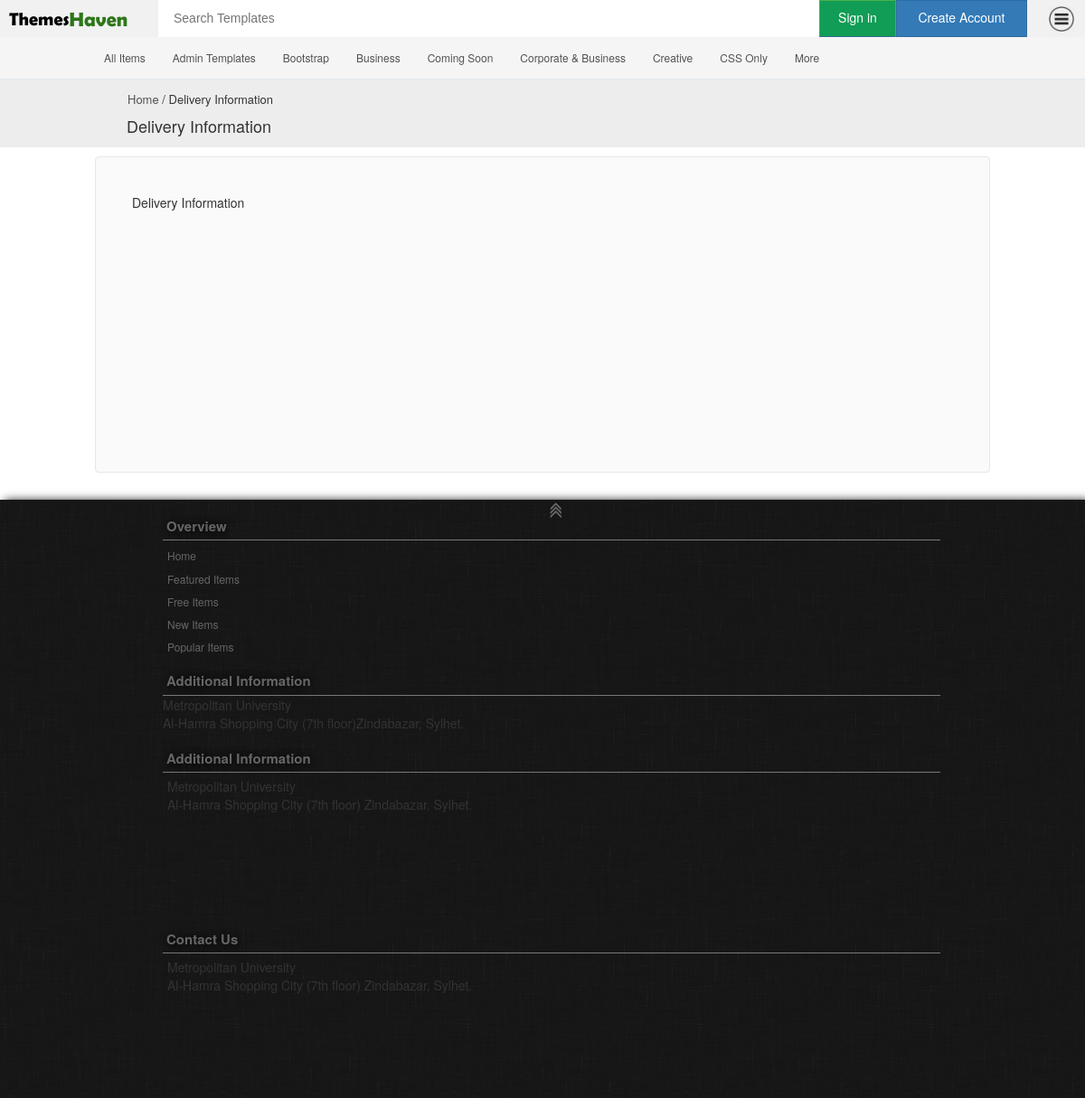
Page /index.php/information/deliveryInformation on the committed database.
### tables this page shows
CREATE TABLE IF NOT EXISTS `information` (
  `id` int(20) NOT NULL AUTO_INCREMENT,
  `title` varchar(30) NOT NULL,
  `description` text NOT NULL,
  PRIMARY KEY (`id`)
);

CREATE TABLE IF NOT EXISTS `category` (
  `id` int(20) NOT NULL AUTO_INCREMENT,
  `name` varchar(30) NOT NULL,
  `status` varchar(20) NOT NULL,
  `date_added` datetime NOT NULL,
  `date_modified` datetime NOT NULL,
  `description` varchar(250) NOT NULL,
  PRIMARY KEY (`id`)
);

### application/controllers/information.php (called while the page is built, shortened)
<?php
class Information extends CI_Controller {
	public function deliveryInformation(){
		$data['title']="Delivery Information | ThemesHaven";
            $c_query=$this->db->limit(25)->order_by('name')->get('category');
            $data['categories']=$c_query->result_array();
            $tag_query=$this->db->limit(10)->get('tag');
            $data['tags']=$tag_query->result_array();
		$query=$this->db->where('id','2')->from('information')->get();
		$data['result']=$query->result_array();
		$this->load->view('information_view',$data);
	}
}

### index.php (called while the page is built, shortened)
<?php
require_once BASEPATH.'core/CodeIgniter.php';

### application/views/information_view.php (the view, shortened to what this page needs)
<!DOCTYPE html>
<html lang="en-US">
<head>
	<link rel="stylesheet" type="text/css" href="<?php echo site_url(); ?>site_elements/dashboard_style.css"/>
	<link rel="stylesheet" type="text/css" href="<?php echo site_url(); ?>site_elements/information_style.css"/>
	<link rel="stylesheet" href="<?php echo site_url(); ?>site_elements/css/bootstrap.min.css"/>
</head>
<body>
	<div id="d_main">
		<header id="anchor">
			<div  id="header">
				<div class="col-md-2" id="logo"><a href="../home"> <p><h3>Themes</h3><h4>Haven</h4></p></a></div>
				<div class="col-md-6" id="s_bar">
				  <form method="" action="">
				  	<input type="text" name="key" autocomplete="off" placeholder="Search Templates"/>
				  </form>
				</div>
				<div id="h_links">
					<?php if($this->session->userid){ ?>
					<div id="logeduser"><span id="logeduser_c"><img   src="<?php echo site_url(); ?>site_elements/avater/<?php if(isset($avatar)){if($avatar != ""){echo $avatar;}else{ echo 'uicon.png'; } } ?>" /> <span><?php echo $this->session->user;  ?></span> <span class="glyphicon glyphicon-chevron-down"> </span> </span></div>
					<?php }
					else
					{ ?>
						<span class="btn_t">
							<a href="<?php echo site_url('signin'); ?>" id="btn_login" class="btn btn-success loginbtn">Sign in</a>
						</span>
						<a  href="<?php echo site_url('signup'); ?>" class="btn btn-primary btn_create">Create Account</a>
					<?php } ?>
					<div id="btn_trigger" ><img  src="<?php echo site_url(); ?>site_elements/navicon.png" /></div>
				</div>
			</div>
		</header>
		<div id="top_menu">
		</div>
		<div id="item_label"><?php foreach ($result as $key) { ?>
			<div id="item_label_content">
				<h4 class="wiz"> <a href="<?php echo site_url('home'); ?>">Home </a>/ <?php echo $key['title']; ?></h4>
				<span id="info_title">
					<p><?php echo $key['title']; ?>
				</span></p>
			</div>
		</div>
		<div id="canvas">
			<span class="info_des">
				<p><?php echo $key['description']; ?></p>
			</span>
		<?php } ?>
		</div>
		<div class=" " id="footer">
    		<div id="anchor_"> <a  href="#anchor"><img class="imganc" src="<?php echo site_url(); ?>site_elements/an.png"> </img> </a></div>
    		<div id="footer_c">
    			<div id="overview">
		    		<div id="overview_h">Overview</div>
		    		<div id="overview_c">
			    		<ul>
			    			<li> <a class="f_a" href="#">Home</a> </li>
			    			<li> <a href="#">Featured Items</a> </li>
			    			<li> <a href="#">Free Items</a> </li>
			    			<li> <a href="#">New Items</a> </li>
			    			<li> <a href="#">Popular Items</a> </li>
			    		</ul>
		    		</div>
	    		</div>
	    		<div id="contactinfo">
		    		<div id="contactinfo_h">Additional Information</div>
		    		<div>
			    		Metropolitan University</br>Al-Hamra Shopping City (7th floor)Zindabazar, Sylhet.
		    		</div>
	    		</div>
	    		<div id="contactinfo">
		    		<div id="contactinfo_h">Additional Information</div>
		    		<div id="contactinfo_c">
			    		<p>Metropolitan University</br>
			    		Al-Hamra Shopping City (7th floor)
			    		Zindabazar, Sylhet.</p>
		    		</div>
	    		</div>
	    		<div id="contactinfo">
		    		<div id="contactinfo_h">Contact Us</div>
		    		<div id="contactinfo_c">
			    		<p>Metropolitan University</br>
			    		Al-Hamra Shopping City (7th floor)
			    		Zindabazar, Sylhet.</p>
		    		</div>
	    		</div>
    		</div>
   		</div>
	</div>
	<div id="top_menu_box">
	<div id="top_menu_content">
		<nav id="dropdown_nav">
			<ul>
				<li> <a href="<?php echo site_url('home'); ?>">All Items</a>
				</li>
				<?php
					$c='0';
					$m='0';
					foreach ($categories as $navca) {
						$c++;
						if($c<8)
						{
						echo '<li>   <a href="'.site_url().'filter/scale/category/'.$navca['id'].'">'.$navca['name'].'</a>
								<ul>';
						echo 	'</ul>
							</li>';
						}
						else
						{
							$m++;
							if($m=='1')
							{
								echo '<li>   <a href="#">More</a>
								<ul>';
							}
						}
					}
				?>
			</ul>
		</nav>
	</div>
	</div>
</body>
</html>

### site_elements/dashboard_style.css (style rules this page uses)
body { padding: 0px; margin: 0px; font-size:12px; }
#d_main { position: relative; padding: 0px; width: 100%; }
#header { position: relative; min-height: 41px; padding: 0px; overflow: hidden; background-color: white; }
#logo { margin-top: 0px; padding: 0px; width:175px; padding-left:10px; min-height:41px; float: left; background-color: #f1f1f1; font: normal 180% 'Berlin Sans FB Demi', arial, sans-serif; }
#logo a:link { color: black; }
#logo h3 { margin: 0px; float: left; font-size: 20px; }
#logo h4 { margin: 0px; float: left; font-size: 22px; color: #2D7619; }
#s_bar { position: relative; margin-top: 0px; margin-left: 0px; min-height:41px; float: left; width:400px; }
#s_bar form input { height: 30px; margin-top: 5px; padding-right: 13px; font-family: arial; font-weight: 330%; font-size: 14px; width:400px; border: none; background-color: transparent; }
#h_links { margin-top: 0px; width: 290px; float: right; height:41px; z-index: -0; background-color: #f1f1f1; }
#h_links a { margin-top: 0px; z-index: -0; margin-left: -4px; padding-top: 8px; border-radius: 0px; -o-transition:.5s; -ms-transition:.5s; -moz-transition:.5s; -webkit-transition:.5s; transition:.5s; }
#btn_login { height: 41px; width:85px; border-bottom: 1px solid #31708f; background-color: #119d55; }
.btn_create { height: 41px; width:145px; }
#btn_trigger { margin-top: 3px; float: right; padding-right:8px; }
#btn_trigger img { height: 36px; padding: 4px; border-radius: 4px; -o-transition:.9s; -ms-transition:.9s; -moz-transition:.9s; -webkit-transition:.9s; transition:.9s; }
#top_menu { position: relative; height: 47px; background-color: #F5F5F5; border-bottom:1px solid #e1e8ed; }
#top_menu_box { position: absolute; min-height: 50px; width: 100%; margin: 0px auto; top:40px; }
#top_menu_content { position: relative; height: 47px; width: 1000px; margin:0px auto; }
#dropdown_nav ul { position: relative; list-style: none; float: left; padding-left: 0px; font-size: 12px; padding-top: 10px; margin: 0px; }
#dropdown_nav ul a { display:block; color:#525252; text-decoration:none; line-height:28px; padding:0 15px; }
#dropdown_nav ul li { position: relative; float: left; padding: 0px; margin: 0px; }
#item_label { position: relative; min-height: 60px; background-color: #EDEDED; }
#item_label_content { width: 990px; margin:0px auto; overflow: hidden; }
.wiz { margin-left:36px; padding-top: 15px; padding-bottom: 0px; font-size: 13px; }
.wiz a { color: #525252; }
.wiz a:hover,.wiz a:link { color: #525252; text-decoration: none; }
#canvas { position: relative; min-height: 350px; top: 10px; width: 990px; margin:0px auto; border-radius: 4px; overflow: hidden; padding-bottom: 20px; margin-bottom: 40px; padding-left:0px; border:1px solid #e1e8ed; background-color: rgba(245, 245, 245, 0.52); }
#footer { position: relative; width: 100%; min-height: 180px; overflow: hidden; margin-top: 20px; box-shadow: 5px 1px 10px black; background:url(footer.png); }
#contactinfo { margin-top: 15px; }
#anchor_ { position: absolute; width: 15px; left: 50%; }
#anchor_ img { text-align: center; margin-top:0px; height: 30px; }
@media (min-width: 1200px) { #footer_c { width: 1100px; min-height: 5px; overflow: hidden; margin: 0px auto; padding-left: 20px; } }
@media (max-width: 1200px) { #footer_c { width: 880px; min-height: 5px; overflow: hidden; margin: 0px auto; } }
#overview { margin-top: 15px; }
#overview_h { color:#666; padding: 4px; font-weight: bold; font-size: 15px; text-shadow:1px 1px 10px black; border-bottom: 1px groove #7D7777; }
#overview_c ul { padding-left: 5px; }
#overview_c ul li { margin: 8px 0px 8px 0px; font-size: 12px; list-style: none; }
#overview_c ul li a { color:#666; }
#contactinfo_h { color:#666; padding: 4px; font-weight: bold; font-size: 15px; text-shadow:1px 1px 10px black; border-bottom: 1px groove #7D7777; }
#contactinfo_c { margin:5px; height: 150px; overflow: hidden; }

### site_elements/information_style.css (style rules this page uses)
#item_label_content h4 { margin-top:0px; }
#item_label p { margin: 0px 0px 10px 35px; font-size: 18px; }
.info_des p { margin: 40px; font-size: 14px; }

### rows in the picture
information: title "Delivery Information", description "Delivery Information"
category: name "Admin Templates"
category: name "Bootstrap"
category: name "Business"
category: name "Coming Soon"
category: name "Corporate & Business"
category: name "Creative"
category: name "CSS Only"
category: shows "More"
